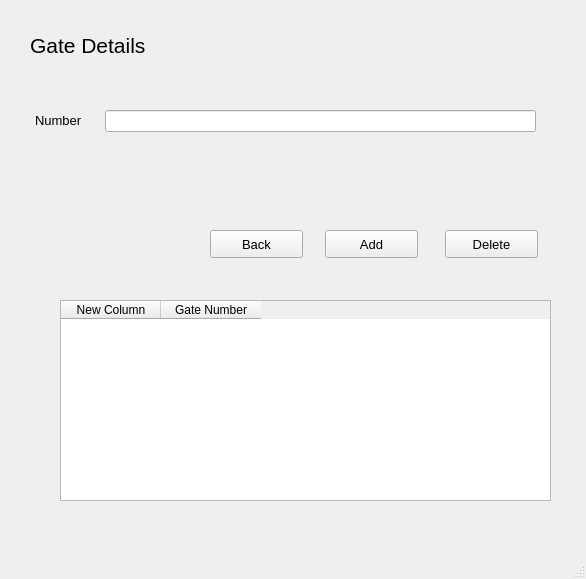
<?xml version="1.0" encoding="UTF-8"?>
<ui version="4.0">
 <class>Gate</class>
 <widget class="QMainWindow" name="Gate">
  <property name="geometry">
   <rect>
    <x>0</x>
    <y>0</y>
    <width>586</width>
    <height>579</height>
   </rect>
  </property>
  <property name="windowTitle">
   <string>MainWindow</string>
  </property>
  <widget class="QWidget" name="centralwidget">
   <widget class="QLabel" name="label">
    <property name="geometry">
     <rect>
      <x>30</x>
      <y>20</y>
      <width>151</width>
      <height>51</height>
     </rect>
    </property>
    <property name="font">
     <font>
      <pointsize>16</pointsize>
     </font>
    </property>
    <property name="text">
     <string>Gate Details</string>
    </property>
   </widget>
   <widget class="QLabel" name="label_3">
    <property name="geometry">
     <rect>
      <x>35</x>
      <y>100</y>
      <width>71</width>
      <height>41</height>
     </rect>
    </property>
    <property name="font">
     <font>
      <pointsize>10</pointsize>
     </font>
    </property>
    <property name="text">
     <string>Number</string>
    </property>
   </widget>
   <widget class="QLineEdit" name="GateNum">
    <property name="geometry">
     <rect>
      <x>105</x>
      <y>110</y>
      <width>431</width>
      <height>22</height>
     </rect>
    </property>
   </widget>
   <widget class="QPushButton" name="GAddBtn">
    <property name="geometry">
     <rect>
      <x>325</x>
      <y>230</y>
      <width>93</width>
      <height>28</height>
     </rect>
    </property>
    <property name="font">
     <font>
      <pointsize>10</pointsize>
     </font>
    </property>
    <property name="text">
     <string>Add</string>
    </property>
   </widget>
   <widget class="QPushButton" name="GDeleteBtn">
    <property name="geometry">
     <rect>
      <x>445</x>
      <y>230</y>
      <width>93</width>
      <height>28</height>
     </rect>
    </property>
    <property name="font">
     <font>
      <pointsize>10</pointsize>
     </font>
    </property>
    <property name="text">
     <string>Delete</string>
    </property>
   </widget>
   <widget class="QTableWidget" name="GateTable">
    <property name="geometry">
     <rect>
      <x>60</x>
      <y>300</y>
      <width>491</width>
      <height>201</height>
     </rect>
    </property>
    <column>
     <property name="text">
      <string>New Column</string>
     </property>
    </column>
    <column>
     <property name="text">
      <string>Gate Number</string>
     </property>
    </column>
   </widget>
   <widget class="QPushButton" name="GBackBtn">
    <property name="geometry">
     <rect>
      <x>210</x>
      <y>230</y>
      <width>93</width>
      <height>28</height>
     </rect>
    </property>
    <property name="font">
     <font>
      <pointsize>10</pointsize>
     </font>
    </property>
    <property name="text">
     <string>Back</string>
    </property>
   </widget>
  </widget>
  <widget class="QMenuBar" name="menubar">
   <property name="geometry">
    <rect>
     <x>0</x>
     <y>0</y>
     <width>586</width>
     <height>26</height>
    </rect>
   </property>
  </widget>
  <widget class="QStatusBar" name="statusbar"/>
 </widget>
 <resources/>
 <connections/>
</ui>
